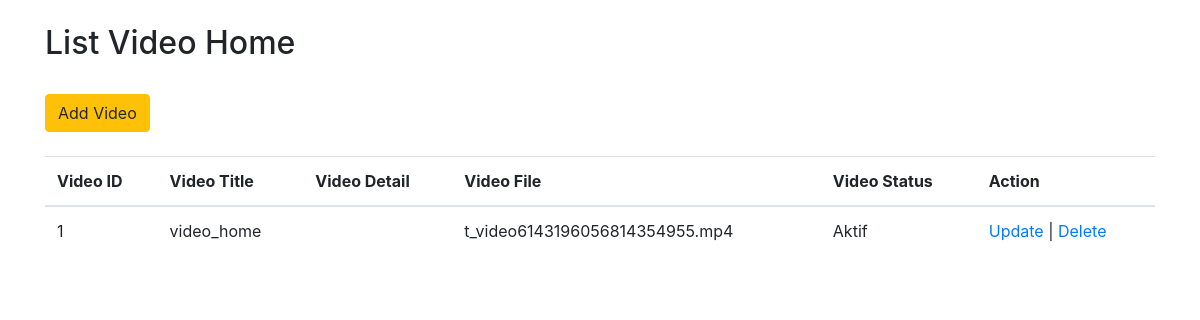
The page /cms/list_vid_home.php (signed in) on the database its author committed.
### tables this page shows
CREATE TABLE `tblvid_home` (
  `vid_id` int(11) NOT NULL,
  `vid_title` varchar(50) DEFAULT NULL,
  `vid_detail` longtext DEFAULT NULL,
  `vid_file` varchar(100) DEFAULT NULL,
  `vid_status` tinyint(1) DEFAULT 0
);

### cms/list_vid_home.php (the view, shortened to what this page needs)
<?php
	require_once "connection.php";
?>
<!DOCTYPE html>
<html lang="en">
<head>
<link rel="stylesheet" href="https://maxcdn.bootstrapcdn.com/bootstrap/4.5.2/css/bootstrap.min.css">
</head>
<body>
<div class="container"><br>
	<h2>List Video Home  </h2><br>
     <a href="create_vid_home.php"><button type="button" class="btn btn-warning">Add Video</button></a><br><br>
    <table class="table table-hover">
    	<thead>
        	<tr>
          		<th>Video ID</th>
           		<th>Video Title</th>
				<th>Video Detail</th>
           		<th>Video File</th>
         		<th>Video Status</th>
         		<th>Action</th>
         	</tr>
      	</thead>
		<tbody>
    	<?php
    		$sql=" select `vid_id`,`vid_title`,`vid_detail`,`vid_file`,
      				if (`vid_status`= 0,'Aktif','Nonaktif') as vid_sts from tblvid_home order by vid_id ";
     	   	$result = mysqli_query($conn, $sql);
         	if (mysqli_num_rows($result) > 0)
		 	{
         		while($row = mysqli_fetch_assoc($result))
				{
            		echo "<tr>";
                	echo "<td>$row[vid_id]</td>";
                	echo "<td>$row[vid_title]</td>";
                	echo "<td>$row[vid_detail]</td>";
					echo "<td>$row[vid_file]</td>";
                	echo "<td>$row[vid_sts]</td>";
                	echo "<td><a href='update_vid_home.php?vid_id=$row[vid_id]' class='text-black'>Update</a> |
							  <a href='delete_vid_home.php?vid_id=$row[vid_id]&vid_file=$row[vid_file]' class='text-black' onclick='return konfirmasi();'>Delete</a></td>";
         			echo "</tr>";
				}
         	}
		?>
   		</tbody>
	</table>
</div>
</body>
</html>

### rows shown on the page
tblvid_home: vid_id "1", vid_title "video_home", vid_file "t_video6143196056814354955.mp4", row "Aktif"
